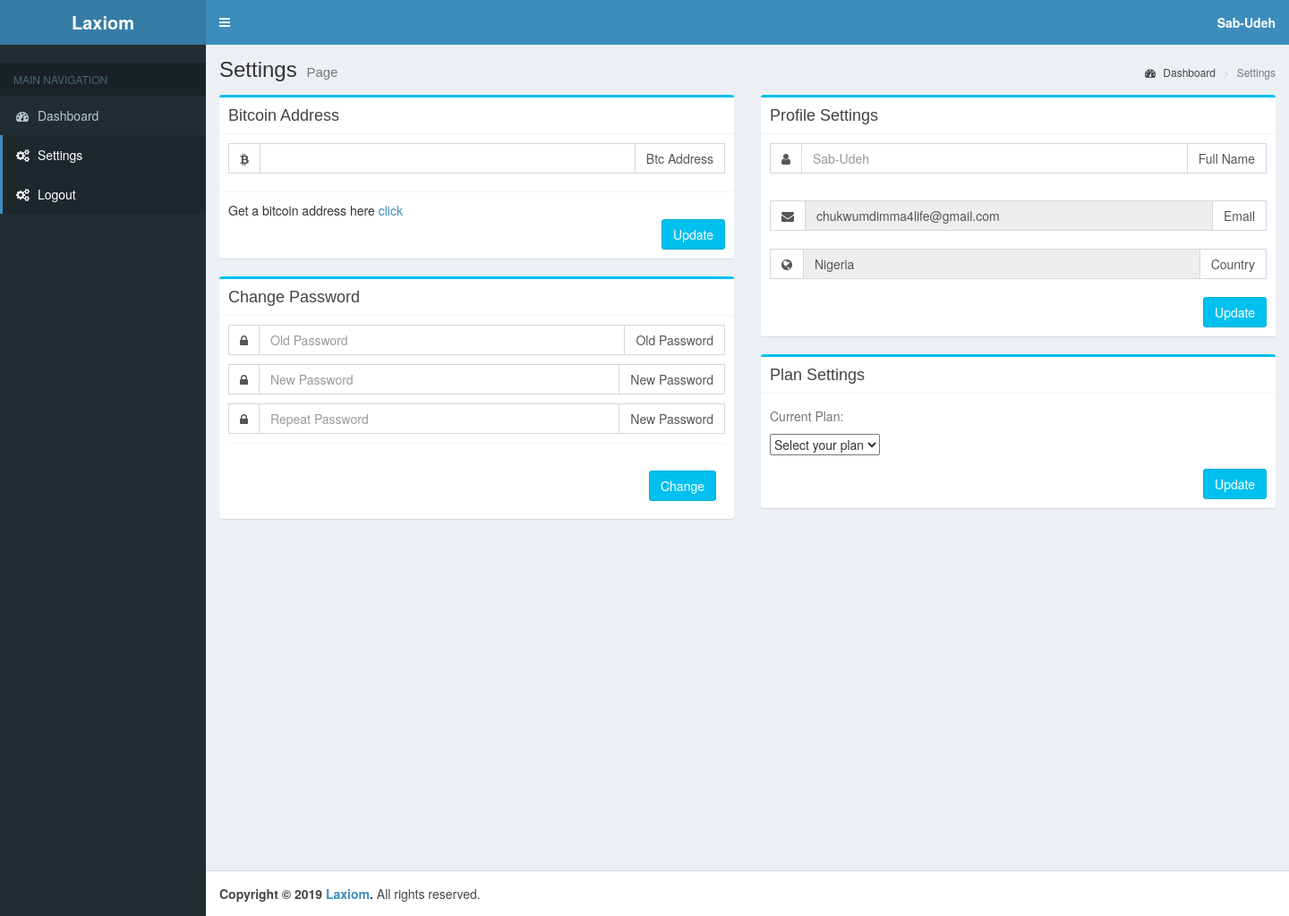
The page /settings.php (signed in) on the database its author committed.
### tables this page shows
CREATE TABLE `users` (
  `id` int(11) NOT NULL,
  `fullname` varchar(50) NOT NULL,
  `username` varchar(50) NOT NULL,
  `email` varchar(50) NOT NULL,
  `password` varchar(255) NOT NULL,
  `verified` int(11) NOT NULL,
  `country` varchar(50) NOT NULL,
  `btcwallet` varchar(50) NOT NULL,
  `role` int(11) NOT NULL,
  `plan` int(11) NOT NULL,
  `date_created` datetime DEFAULT CURRENT_TIMESTAMP
);

### settings.php (the view, shortened to what this page needs)
<?php
require_once "conn.php";
$name = $name_err = $suc = $fullname_err = $password_err = $oldpassword_err = $password_err1 = $password_err2 = $btcwallet = $btc = $btcwallet_err = $submit_button = $oldpassword = $password1 = $password2 = $currentplan = "";
$id = $_SESSION["id"];
$sql = "SELECT fullname, email, country, btcwallet FROM users WHERE id = $id";
        if($stmt = $pdo->prepare($sql)){
            if($stmt->execute()){
                if($stmt->rowCount() == 1){
                    if($row = $stmt->fetch()){
						$fullname = $row["fullname"];
                        $email = $row["email"];
						$country = $row["country"];
						$btcwallet = $row["btcwallet"];
				}
			}
		}
	}
$sql = "SELECT fullname, email, country, btcwallet FROM users WHERE id = $id";
        if($stmt = $pdo->prepare($sql)){
            if($stmt->execute()){
                if($stmt->rowCount() == 1){
                    if($row = $stmt->fetch()){
						$fullname = $row["fullname"];
				}
			}
		}
	}
?>
<!DOCTYPE html>
<html lang="en" class="nojs">
<head>
    <link rel="stylesheet" href="https://maxcdn.bootstrapcdn.com/font-awesome/4.4.0/css/font-awesome.min.css">
    <link rel="stylesheet" href="https://code.ionicframework.com/ionicons/2.0.1/css/ionicons.min.css">
    <link rel="stylesheet" href="./Dashboard_files/bootstrap.min.css">
    <link rel="stylesheet" href="./Dashboard_files/AdminLTE.min.css">
    <link rel="stylesheet" href="./Dashboard_files/_all-skins.min.css">
    <link rel="stylesheet" href="./Dashboard_files/blue.css">
    <link rel="stylesheet" href="./Dashboard_files/morris.css">
    <link rel="stylesheet" href="./Dashboard_files/jquery-jvectormap-1.2.2..css">
    <link rel="stylesheet" href="./Dashboard_files/datepicker3.css">
    <link rel="stylesheet" href="./Dashboard_files/daterangepicker-bs3.css">
    <link rel="stylesheet" href="./Dashboard_files/bootstrap3-wysihtml5.min.css">
    <link rel="stylesheet" href="./Dashboard_files/main.css">
</head>
<body class="hold-transition skin-blue sidebar-mini">
    <div class="wrapper">
      <header class="main-header">
        <a href="index.php" class="logo">
          <span class="logo-lg"><b>Laxiom</b></span>
        </a>
        <nav class="navbar navbar-static-top" role="navigation">
          <a href="#" class="sidebar-toggle" data-toggle="offcanvas" role="button">
          </a>
          <div class="navbar-custom-menu">
            <ul class="nav navbar-nav">
              <li class="dropdown user user-menu">
                <a href="#" class="dropdown-toggle" data-toggle="dropdown">
                  <span class="hidden-xs"><b><?php echo $fullname; ?></b></span>
                </a>
              </li>
            </ul>
          </div>
        </nav>
      </header>
      <aside class="main-sidebar">
        <section class="sidebar">
          <div class="user-panel">
            <div class="pull-left info">
            </div>
          </div>
                   <ul class="sidebar-menu">
            <li class="header">MAIN NAVIGATION</li>
            <li class="treeview">
              <a href="dashboard.php">
                <i class="fa fa-dashboard"></i> <span>Dashboard</span>
              </a>
            </li>
            <li class="active treeview">
              <a href="settings.php">
                <i class="fa fa-gears"></i>
                <span>Settings</span>
              </a>
            </li>
            <li class="active treeview">
              <a href="logout.php">
                <i class="fa fa-gears"></i>
                <span>Logout</span>
              </a>
            </li>
          </ul>
        </section>
      </aside>
      <div class="content-wrapper">
        <section class="content-header">
          <h1>
            Settings
            <small>Page</small>
          </h1>
          <ol class="breadcrumb">
            <li><a href="dahsboard.php"><i class="fa fa-dashboard"></i> Dashboard</a></li>
            <li class="active">Settings</li>
          </ol>
        </section>
        <section class="content">
                  <div class="row">
            <div class="col-md-6">
              <div class="box box-info">
                <div class="box-header with-border">
                  <h3 class="box-title">Bitcoin Address</h3>
                </div>
                <form action="<?php echo htmlspecialchars($_SERVER["PHP_SELF"]); ?>" method="post">
                <div class="box-body">
                    <div class="input-group">
                        <span class="input-group-addon"> <i class="fa fa-btc"></i> </span>
                        <input type="text" class="form-control" name="btc" placeholder="<?php echo $btcwallet; ?>">
                        <span class="input-group-addon">Btc Address</span>
                    </div>
                </div>
                <div class="box-footer">
                    <span>Get a bitcoin address here <a target="_blank" href="https://blockchain.info/">click</a></span>
                    <br>
                  <button type="submit" class="btn btn-info pull-right">Update</button>
                </div>
                </form>
              </div>
			   <div class="box box-info">
                <div class="box-header with-border">
                  <h3 class="box-title">Change Password</h3>
                </div>
                <form action="<?php echo htmlspecialchars($_SERVER["PHP_SELF"]); ?>" method="post">
				<div class="box-body">
				<div class="input-group">
					<span class="input-group-addon"><i class="fa fa-lock"></i></span>
					<input type="password" class="form-control" name="oldpassword" placeholder="Old Password" value="">
					<span class="input-group-addon">Old Password</span>
				</div>
                <div class="input-group">
					<span class="input-group-addon"><i class="fa fa-lock"></i></span>
					<input type="password" class="form-control" name="password1" placeholder="New Password" value="">
					<span class="input-group-addon">New Password</span>
				</div>
				<div class="input-group">
					<span class="input-group-addon"><i class="fa fa-lock"></i></span>
					<input type="password" class="form-control" name="password2" placeholder="Repeat Password" value="">
					<span class="input-group-addon">New Password</span>
				</div>
                <div class="box-footer">
                    <br>
                  <button type="submit" class="btn btn-info pull-right">Change</button>
                </div>
				</div>
                </form>
              </div>
            </div>
            <div class="col-md-6">
                 <div class="box box-info">
                <div class="box-header with-border">
                  <h3 class="box-title">Profile Settings</h3>
                </div>
                <div class="box-body">
                  <form action="<?php echo htmlspecialchars($_SERVER["PHP_SELF"]); ?>" method="post">
                  <div class="input-group">
                    <span class="input-group-addon"> <i class="fa fa-user"></i> </span>
                    <input type="text" class="form-control" name="name" placeholder="<?php echo $fullname; ?>">
                    <span class="input-group-addon">Full Name</span>
                  </div>
                  <br>
                  <div class="input-group">
                    <span class="input-group-addon"><i class="fa fa-envelope"></i></span>
                    <input type="email" class="form-control" readonly value="<?php echo $email; ?>">
                    <span class="input-group-addon">Email</span>
                  </div>
                  <br>
                  <div class="input-group">
                    <span class="input-group-addon"><i class="fa fa-globe"></i></span>
                    <input type="text" class="form-control" readonly value="<?php echo $country; ?>">
                    <span class="input-group-addon">Country</span>
                  </div>
                  <br>
                  <button type="submit" class="btn btn-info pull-right">Update</button>
                  </form>
                </div>
              </div>
                 <div class="box box-info">
                <div class="box-header with-border">
                  <h3 class="box-title">Plan Settings</h3>
                </div>
                <div class="box-body">
                  <form action="<?php echo htmlspecialchars($_SERVER["PHP_SELF"]); ?>" method="post">
                  <div class="form-group has-feedback">
				  <span class="help-block">Current Plan: <?php echo $currentplan; ?> </span>
					<select name="plan">
						<option>Select your plan</option>
                    </select>
				</div>
                  <button type="submit" class="btn btn-info pull-right">Update</button>
                  </form>
            </div>
          </div>
        </section>
      </div>
		<footer class="main-footer">
        <strong>Copyright &copy; 2019 <a href="http://almsaeedstudio.com">Laxiom</a>.</strong> All rights reserved.
      </footer>
    </div>
</body>

### rows shown on the page
users: fullname "Sab-Udeh", name "Sab-Udeh", email "chukwumdimma4life@gmail.com", country "Nigeria"
